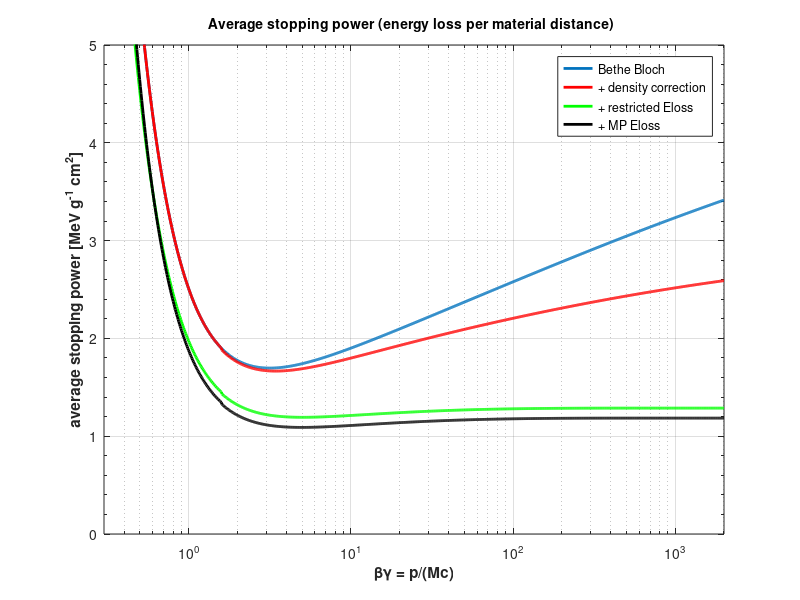
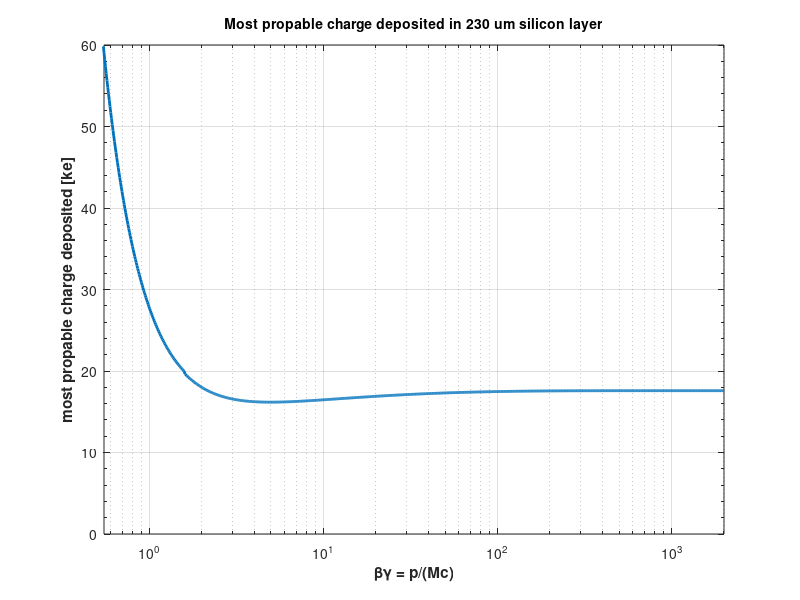

Reproduce these figures in MATLAB, in order. (Note: this script raises an error after producing the figures.)
clear;
%constants
    z = 1;                      %charge of incident particle [e]
    mp = 938.27231;             %mass of a proton [MeV/c^2]
    re = 2.817940325*10^-13;	%electron radius [cm]
    Z = 14;                     %atomic number [#nucleons]
    A = 28.0855;                %atomic mass of silicon absorber [amu = g/mol]
    Na = 6.0221415*10^23;       %avogrado number
    me = 0.510998918;           %mass of an electron [MeV/c^2]
    I = 173*10^(-6);            %mean excitation energy [MeV]
    K = 4*pi*Na*re^2*me;        %constant(?) [MeV]
    Alpha = 1/137.03599911;     %fine structure constant
    
    %density correction parameters for silicon, Atomic data and nuclear
    %tables 30, 261-271 (1984)
    Omega_p = 31.06;            %plasma energy in silicon [eV]
    C_d = -4.4351;              %density correction parameter
    A_d = 0.14921;              %density correction parameter
    M_d = 3.2546;               %density correction parameter
    X_0_d = 0.2014;             %density correction parameter
    X_1_d = 2.8715;             %density correction parameter
    
    %restricted Eloss, thin absorbers correction parameters
    T_cut = 19e-3;              %[MeV] for 200 um silicon from Nucl. Phys. B288 (1987) 681-716
    
    %MP Eloss, Landau-Vavilov Bichsel
    detector_density = 2.3290;  %density of detector material [g cm^-3]
    det_width = 230;            %detector width [um]
    mat_length = det_width*1e-4*2.3290; %material length [g/cm^2]
    j = 0.198;                    %parameter [no unit]
    
    %MP electron hole pairs measured
    electron_hole_pair = 3.61;  %energy neede to create electron hole pair [eV]
    
%input
    betagamma = logspace(-1,3.3,1000);    %input
    %some derivations of the input to simplify the formulars
    betagamma2 = betagamma.*betagamma;  %square betagamma
    gamma = (betagamma2+1).^0.5;        %calculate gamma from betagamma squared
    beta = (1-1./(1+betagamma2)).^0.5;  %calculate beta from betagamma squared           
    beta2 = beta.*beta;                 %square beta
    %beta = (1-1./(gamma.*gamma)).^0.5; %cross check

%calculate dEdx
    %maximum energy transfer possible in single collision
    Tmax = (2.0*me.*betagamma2)./(1.0 + 2.0.*gamma.*(me./mp) + (me./mp).^2);
    
    %density effect correction(PDG 30. Passage of particles through
    %matter)
    X = log10(betagamma);   %derivation of the input to simplify the formular
    %calculate delta with three cases
    delta=zeros(1, size(betagamma,2));                  %else case: zero for X < X_0
    delta(X>=X_1_d) = 2.*log(10).*X(X>=X_1_d) + C_d;    %case X >= X1: 2*ln 10 * X - C
    delta(X>=X_0_d & X<X_1_d) = 2.*log(10).*X(X>=X_0_d & X<X_1_d) + C_d + A_d.*(X_1_d - X(X>=X_0_d & X<X_1_d)).^M_d;                %case X>=X_0_d & X<X_1_d: 2*log(10)*X + C_d + A_d*(X_1_d - X)^M_d
    
    %MP Eloss correction
    kappa = K./2.*Z./A.*mat_length./beta2;
    
    %semiempiric Bethe Bloch formular
    dedx = (-K*z.^2*Z)./(A.*beta2).*(0.5.*log((2.*me.*betagamma2.*Tmax)./I.^2)-beta2);                                              %dEdx
    dedx_density = (-K*z.^2*Z)./(A.*beta2).*(0.5.*log((2.*me.*betagamma2.*Tmax)./I.^2)-beta2-delta./2);                             %dEdx with density effect (with silicon parameters)
    dedx_density_rest = (-K*z.^2*Z)./(A.*beta2).*(0.5.*log((2.*me.*betagamma2.*T_cut)./I.^2)-beta2./2.*(1+T_cut./Tmax)-delta./2);   %dEdx with density effect and restriction on measured dEdx in thin absorbers
    dedx_density_MPV = kappa.*(log(2.*me.*betagamma2./I)+log(kappa./I)+j-beta2-delta)./(mat_length);

%MP charge deposit
    dedx_Q = dedx_density_MPV./electron_hole_pair.*1e3.*mat_length; %factor 1e3 for scaling to ke

%plot dEdX
    h = semilogx(betagamma,-dedx, 'LineWidth', 2);
    hold on;
    semilogx(betagamma,-dedx_density, 'LineWidth', 2, 'color', 'red');
    semilogx(betagamma,-dedx_density_rest, 'LineWidth', 2, 'color', 'green');
    semilogx(betagamma,dedx_density_MPV, 'LineWidth', 2, 'color', 'black');
    %semilogx(betagamma,delta, 'LineWidth', 2, 'color', 'black');
    hold off;
    set(gca, 'YMinorTick','on');
    title('Average stopping power (energy loss per material distance) ', 'FontWeight','bold','FontSize', 10);
    xlabel('\beta\gamma = p/(Mc)', 'FontWeight','bold');
    ylabel('average stopping power [MeV g^{-1} cm^2]', 'FontWeight','bold');
    xlim([0.3 2000]);
    ylim([0 5]);
    set(gcf, 'Color', [1 1 1]);
    hleg1 = legend('Bethe Bloch','+ density correction','+ restricted Eloss','+ MP Eloss');
    grid on
%     xlabh = get(gca,'XLabel');
%     x2 = axes('Position',get(gca,'Position')-[0.0 0.05 0 0]);
%     set(x2,'ytick',[1 2 3 4 5], 'yticklabel',{})
    
    %axes('Position',[0 0 1 1]);
    %export_fig('dEdx.pdf');
    figure;
    semilogx(betagamma,dedx_Q, 'LineWidth', 2);
    min(dedx_Q)
    set(gca, 'YMinorTick','on');
    title_str = sprintf('Most propable charge deposited in %d um silicon layer', det_width);
    title(title_str, 'FontWeight','bold','FontSize', 10);
    xlabel('\beta\gamma = p/(Mc)', 'FontWeight','bold');
    ylabel('most propable charge deposited [ke]', 'FontWeight','bold');
    set(gca, 'YMinorTick','on');
    xlim([0.55 2000]);
    ylim([0 60]);
    grid on
    set(gcf, 'Color', [1 1 1]);
    export_fig('ChargeDeposited.pdf');
    min(dedx_Q)
